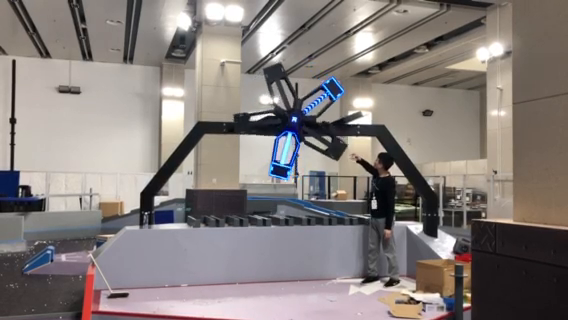
#> input picture frame 46 of blue.mp4, 568 x 320 px, given in place of the camera
$ python rm.py
#> lines starting #> are read from the running program, lines starting #| are printed output that depends on the picture; after the words box and inside, x2 and y2 are one past the last pixel; in counts of white or black regions, pixels touching at a corner belong together
import numpy as np
import cv2
import copy

kernel = np.ones((5, 5), np.uint8)

cap = cv2.VideoCapture()
cap.open('red.avi')

while cap.isOpened():
    ret, img = cap.read()
#> img is the input picture: shape (320, 568, 3); mean B, G, R 123.9, 126.6, 134.3
    if not ret:
        break
    subt = cv2.subtract(img[:, :, 2], img[:, :, 0])
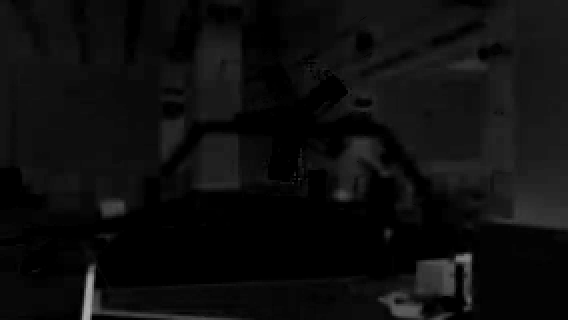
#> subt: shape (320, 568); min 0, max 174, mean 13.5
    thresh, ret = cv2.threshold(subt, 95, 255, cv2.THRESH_BINARY)
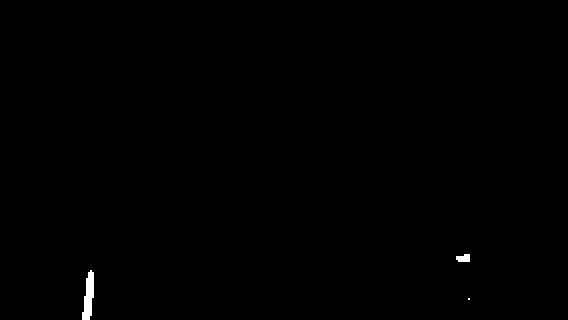
#> ret: shape (320, 568); 0.27% white; 3 white regions (1 under 20 px), largest, box (x1, y1, x2, y2) and area: (82, 270, 94, 320) 388, (456, 254, 470, 262) 92
    dilation = cv2.dilate(ret, kernel, iterations=1)
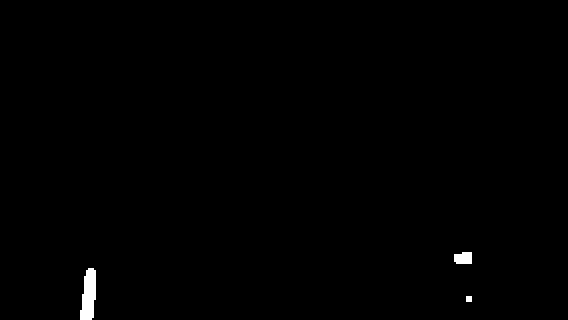
#> dilation: shape (320, 568); 0.47% white; 3 white regions
    prepro = cv2.erode(dilation, kernel, iterations=1)
    flood = copy.deepcopy(prepro)
    h, w = prepro.shape[:2]
#> h = 320; w = 568
    mask = np.zeros([h + 2, w + 2], np.uint8)
    cv2.floodFill(flood, mask, (0, 0), (255, 255, 255), flags=cv2.FLOODFILL_FIXED_RANGE)
#> flood: shape (320, 568); every value is 255

    contours, hire = cv2.findContours(prepro, cv2.RETR_CCOMP, cv2.CHAIN_APPROX_NONE)
#> contours = 3 contours, 1 with area under 20; largest, box (x1, y1, x2, y2) and area: (82, 270, 94, 320) 330, (456, 254, 470, 262) 72; hire = [[1, -1, -1, -1], [2, 0, -1, -1], [-1, 1, -1, -1]]
    if len(contours) > 0:
        for i, cnt in enumerate(contours):
            rect = cv2.minAreaRect(cnt)
            width = rect[1][0]
            height = rect[1][1]
            area = height * width
            if 8000 < area < 12000:
                box = cv2.boxPoints(rect)
                box = np.int0(box)
                left_point_x = int(np.min(box[:, 0]))
                right_point_x = int(np.max(box[:, 0]))
                top_point_y = int(np.min(box[:, 1]))
                bottom_point_y = int(np.max(box[:, 1]))
                cropImg = flood[top_point_y:bottom_point_y, left_point_x:right_point_x]

                src = np.float32([box[0], box[1], box[2], box[3]])
                dst = np.float32([[0, height], [0, 0], [width, 0], [width, height]])
                trans = cv2.getPerspectiveTransform(src, dst)
                afterTrans = cv2.warpPerspective(flood, trans, (int(width), int(height)))

                whitePx = np.count_nonzero(afterTrans)
                blackPx = area - whitePx
                ratio = blackPx / whitePx

                if ratio > 0.8:
                    cv2.drawContours(img, [box], 0, (255, 0, 0), 2)
                elif ratio < 0.3:
                    rec = cv2.minAreaRect(contours[hire[0][i][2]])
                    boxx = cv2.boxPoints(rec)
                    boxx = np.int0(boxx)
                    wid = rec[1][0]
                    hei = rec[1][1]
                    rat = wid / height
                    print(rat)
                    if 0.25 < rat < 0.65:
                        center = (int(rec[0][0]), int(rec[0][1]))
                        print(center)
                        cv2.circle(img, center, 3, (0, 255, 0), -1)

                    cv2.drawContours(img, [boxx], 0, (0, 255, 0), 2)
                '''
                    bla = cv2.boundingRect(afterTrans)
                    center = (int(bla[0]+0.5*bla[2]), int(bla[1]+0.5*bla[3]))
                    cv2.circle(img, center, 3, (0, 255, 0), -1)
                    con, hir = cv2.findContours(flood, cv2.RETR_CCOMP, cv2.CHAIN_APPROX_NONE)
                    if len(con) > 0:
                        for t, cntr in enumerate(con):
                            rec = cv2.minAreaRect(cntr)

                    cv2.drawContours(img, [box], 0, (0, 255, 0), 2)
                    '''
#> this loop made 3 passes

    cv2.imshow('test', img)
    cv2.waitKey(3)
cv2.destroyAllWindows()

$ run again, starting later in the video
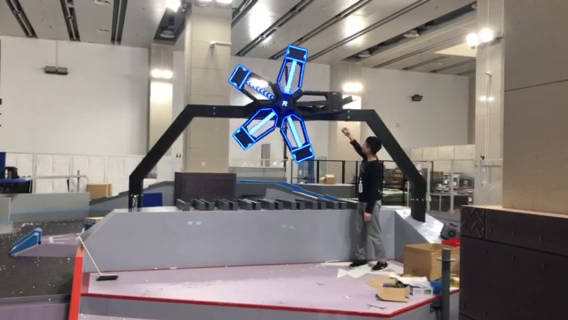
#> input picture frame 209 of blue.mp4, 568 x 320 px, given in place of the camera
#> img is the input picture: shape (320, 568, 3); mean B, G, R 125.1, 127.2, 134.5
#> `thresh, ret = cv2.threshold(subt, 95, 255, cv2.THRESH_BINARY)`:
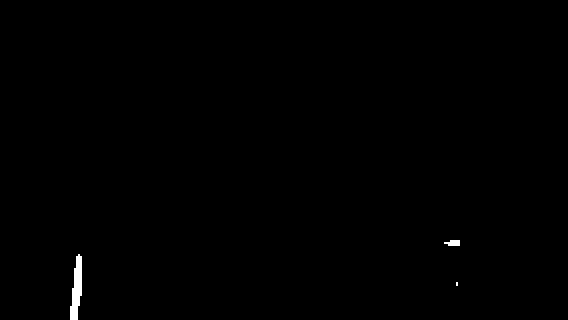
#> ret: shape (320, 568); 0.33% white; 3 white regions (1 under 20 px), largest, box (x1, y1, x2, y2) and area: (70, 254, 82, 320) 508, (444, 240, 460, 246) 76
#> `dilation = cv2.dilate(ret, kernel, iterations=1)`:
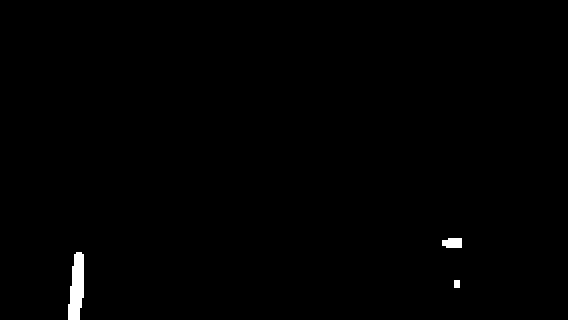
#> dilation: shape (320, 568); 0.57% white; 3 white regions
#> flood: shape (320, 568); every value is 255
#> contours = 3 contours, 1 with area under 20; largest, box (x1, y1, x2, y2) and area: (70, 254, 82, 320) 434, (444, 240, 460, 246) 56; hire = [[1, -1, -1, -1], [2, 0, -1, -1], [-1, 1, -1, -1]]
#> the loop `for i, cnt in enumerate(contours):` made 3 passes
#> (rect, width, height, area) on passes 2 to 3: (((76.95, 286.8), (65.59, 9.79), -83.99), 65.59, 9.79, 641.9), (((451.5, 242.5), (5, 15), -90), 5, 15, 75)

$ run again, starting later in the video
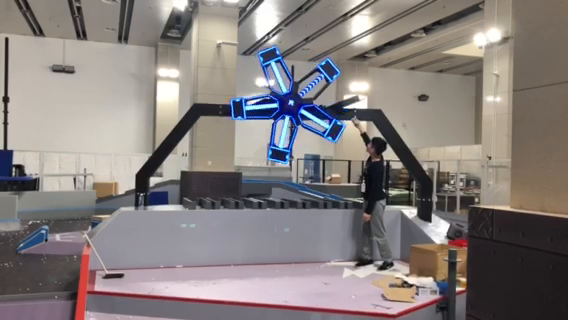
#> input picture frame 372 of blue.mp4, 568 x 320 px, given in place of the camera
#> img is the input picture: shape (320, 568, 3); mean B, G, R 125.1, 126.7, 133.7
#> `thresh, ret = cv2.threshold(subt, 95, 255, cv2.THRESH_BINARY)`:
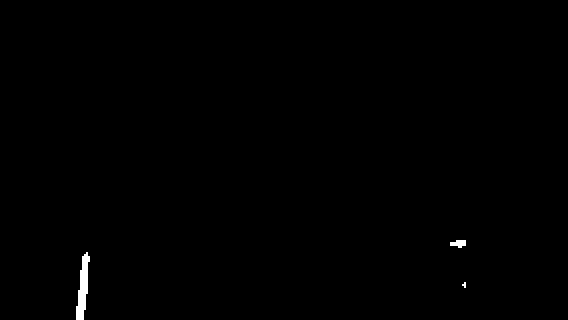
#> ret: shape (320, 568); 0.35% white; 3 white regions (1 under 20 px), largest, box (x1, y1, x2, y2) and area: (76, 252, 90, 320) 524, (450, 240, 466, 248) 92
#> `dilation = cv2.dilate(ret, kernel, iterations=1)`:
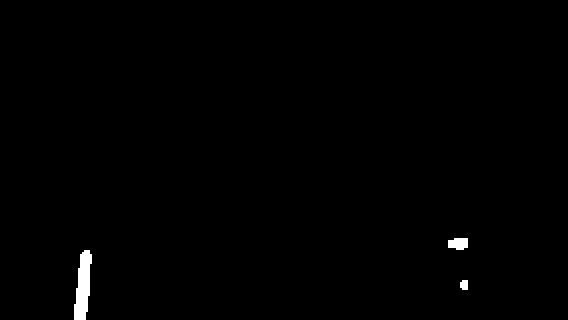
#> dilation: shape (320, 568); 0.62% white; 3 white regions
#> flood: shape (320, 568); every value is 255
#> contours = 3 contours, 1 with area under 20; largest, box (x1, y1, x2, y2) and area: (76, 252, 90, 320) 448, (450, 240, 466, 248) 70; hire = [[1, -1, -1, -1], [2, 0, -1, -1], [-1, 1, -1, -1]]
#> the loop `for i, cnt in enumerate(contours):` made 3 passes
#> (rect, width, height, area) on passes 2 to 3: (((83.04, 285.7), (67.8, 9.5), -83.66), 67.8, 9.5, 644), (((457.5, 243.5), (7, 15), -90), 7, 15, 105)
